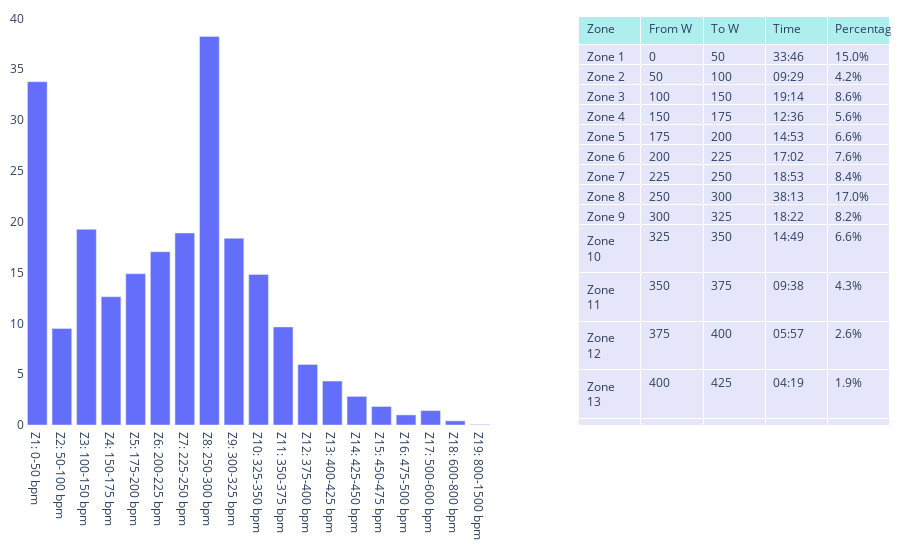

Notebook code for this chart:
### Code cell
plot_power_zones(power_zones, power_zones_df)

### Figure 1 — Plotly figure (JSON) as saved in the notebook; plotly's stock layout.template omitted (floating-point values rounded to 4 significant figures)
{"data": [{"customdata": ["33:46", "09:29", "19:14", "12:36", "14:53", "17:02", "18:53", "38:13", "18:22", "14:49", "09:38", "05:57", "04:19", "02:48", "01:49", "00:59", "01:25", "00:24", "00:02"], "hovertemplate": "<b>%{x}</b><br>Zone held during %{customdata}<br><extra></extra>", "type": "bar", "x": ["Z1: 0-50 bpm", "Z2: 50-100 bpm", "Z3: 100-150 bpm", "Z4: 150-175 bpm", "Z5: 175-200 bpm", "Z6: 200-225 bpm", "Z7: 225-250 bpm", "Z8: 250-300 bpm", "Z9: 300-325 bpm", "Z10: 325-350 bpm", "Z11: 350-375 bpm", "Z12: 375-400 bpm", "Z13: 400-425 bpm", "Z14: 425-450 bpm", "Z15: 450-475 bpm", "Z16: 475-500 bpm", "Z17: 500-600 bpm", "Z18: 600-800 bpm", "Z19: 800-1500 bpm"], "xaxis": "x", "y": [33.78, 9.49, 19.25, 12.62, 14.89, 17.05, 18.89, 38.23, 18.37, 14.82, 9.647, 5.959, 4.318, 2.811, 1.822, 0.9895, 1.417, 0.4048, 0.04498], "yaxis": "y"}, {"cells": {"align": "left", "fill": {"color": "lavender"}, "values": [["Zone 1", "Zone 2", "Zone 3", "Zone 4", "Zone 5", "Zone 6", "Zone 7", "Zone 8", "Zone 9", "Zone 10", "Zone 11", "Zone 12", "Zone 13", "Zone 14", "Zone 15", "Zone 16", "Zone 17", "Zone 18", "Zone 19"], ["0", "50", "100", "150", "175", "200", "225", "250", "300", "325", "350", "375", "400", "425", "450", "475", "500", "600", "800"], ["50", "100", "150", "175", "200", "225", "250", "300", "325", "350", "375", "400", "425", "450", "475", "500", "600", "800", "1500"], ["33:46", "09:29", "19:14", "12:36", "14:53", "17:02", "18:53", "38:13", "18:22", "14:49", "09:38", "05:57", "04:19", "02:48", "01:49", "00:59", "01:25", "00:24", "00:02"], ["15.0%", "4.2%", "8.6%", "5.6%", "6.6%", "7.6%", "8.4%", "17.0%", "8.2%", "6.6%", "4.3%", "2.6%", "1.9%", "1.2%", "0.8%", "0.4%", "0.6%", "0.2%", "0.0%"]]}, "domain": {"x": [0.64, 1], "y": [0, 1]}, "header": {"align": "left", "fill": {"color": "paleturquoise"}, "values": ["Zone", "From W", "To W", "Time", "Percentage"]}, "type": "table"}], "layout": {"height": 550, "margin": {"b": 10, "l": 10, "r": 10, "t": 10}, "plot_bgcolor": "rgba(0,0,0,0)", "xaxis": {"anchor": "y", "domain": [0, 0.54]}, "yaxis": {"anchor": "x", "domain": [0, 1]}}}
